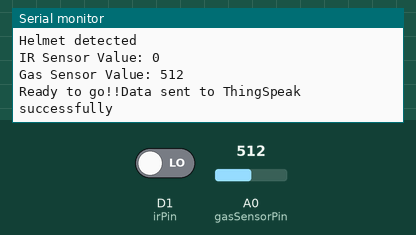
Bench run of a sketch on a simulated ESP8266 (NodeMCU). On the bench: the last lines printed to the serial monitor. Inputs (shaded band) come from the test bench; at power-on: D1 (irPin) LOW, A0 (gasSensorPin) = 512. WiFi joins after 1.5 s; servers stay silent unless stated; web services answer with replies made up by the test bench.

Above: at 3.2 s.
3.3 s: D1 (irPin) driven HIGH
At 5.3 s:
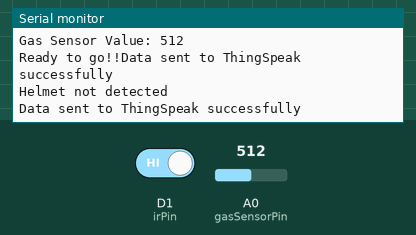
6.1 s: D1 (irPin) driven LOW
At 7.8 s:
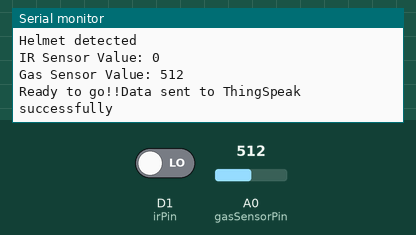
10.5 s: A0 (gasSensorPin) set to 716
At 12.0 s:
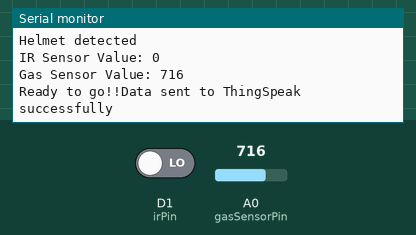
12.1 s: A0 (gasSensorPin) set to 900
At 13.8 s:
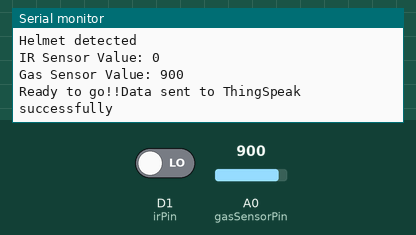
Timing chart, 0 to 14.7 s (numbered marks = the images above; inputs shaded):
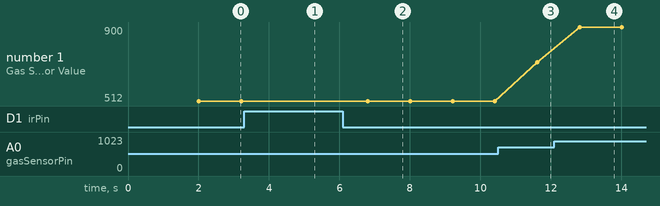

The sketch:

Project-helmet.ino
```cpp
#include <ESP8266WiFi.h>
#include <ESP8266HTTPClient.h>
#include <Wire.h>

const char* ssid = "******";                 // Replace with your Wi-Fi network name
const char* password = "******";             // Replace with your Wi-Fi password

const int gasSensorPin = A0;                 // Pin connected to the gas sensor analog output
const int irPin = D1;                        // Pin connected to the IR sensor output

const String thingspeakURL = "http://api.thingspeak.com/update";
const String apiKey = "*******";            // Replace with your ThingSpeak WRITE API key
const String channelID = "*******";         // Replace with your ThingSpeak channel ID

WiFiClient client;                          // Create a WiFiClient object

void setup() {
  Serial.begin(115200);
  WiFi.begin(ssid, password);

  while (WiFi.status() != WL_CONNECTED) {
    delay(1000);
    Serial.println("Connecting to WiFi...");
  }
  Serial.println("Connected to WiFi");
}

void loop() {
  int gasSensorValue = analogRead(gasSensorPin);
  int irSensorValue = digitalRead(irPin);
  if (irSensorValue == 1) {
    Serial.println("Helmet not detected");
  } else {
    Serial.println("Helmet detected");
    Serial.print("IR Sensor Value: ");
    Serial.println(irSensorValue);
    Serial.print("Gas Sensor Value: ");
    Serial.println(gasSensorValue);
    Serial.print("Ready to go!!");
  }
  if (sendDataToThingSpeak(irSensorValue, gasSensorValue)) {
    Serial.println("Data sent to ThingSpeak successfully");
  } else {
    Serial.println("Failed to send data to ThingSpeak");
  }
  delay(1000);                             // Adjust delay as per your requirement
}
bool sendDataToThingSpeak(int irValue, int gasValue) {
  String data = "api_key=" + apiKey + "&field1=" + String(irValue) + "&field2=" + String(gasValue);

  HTTPClient http;
  http.begin(client, thingspeakURL);       // Specify the URL
  http.addHeader("Content-Type", "application/x-www-form-urlencoded");

  int httpResponseCode = http.POST(data);  // Send the POST request
  http.end();                              // Close the connection
  return (httpResponseCode == HTTP_CODE_OK);
}
```

Measured:
- after the input at 3.3 s, the serial monitor: prints a new line after 1.1 s (image 1)
- after the input at 10.5 s, the serial monitor: prints a new line after 1.1 s (image 3)
- after the input at 12.1 s, the serial monitor: prints a new line after 0.72 s (image 4)
- plotted number 1: 512 → 716 after the input at 10.5 s, 716 → 900 after the input at 12.1 s
